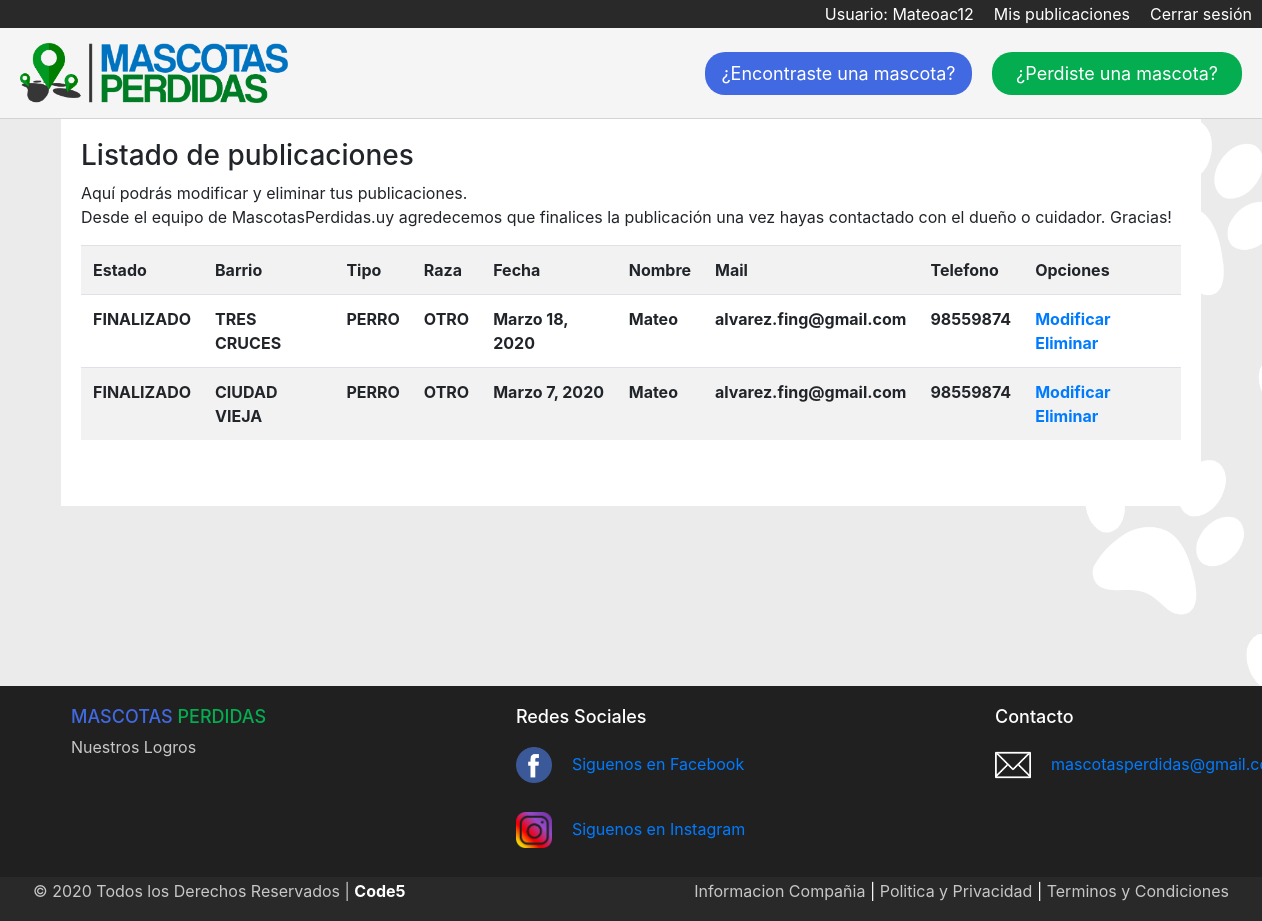
Screenshot of /listado_publicaciones/ (signed in) with the database file from the repository.
### Mascotas/models.py (models this page shows)
class MascotaPerdida(models.Model):
    estado = models.CharField(max_length=40)
    imagen = models.ImageField(null=True, blank=True)  # <---- NO SACAR EL NULL NI EL BLANK QUE SE ROMPE LA BBDD
    barrio = models.ForeignKey(Barrio, on_delete=models.CASCADE)
    tipo = models.ForeignKey(Tipo, on_delete=models.CASCADE)
    raza = models.ForeignKey(Raza, on_delete=models.CASCADE)
    fecha = models.DateField()
    nombre = models.CharField(max_length=40)
    mail = models.EmailField()
    telefono = models.IntegerField()
    descripcion = models.TextField()

class Barrio(models.Model):
    lugar = models.CharField(max_length=40)  # <---- Para indicar el barrio donde se perdio
    def __str__(self):
        return self.lugar

class Tipo(models.Model):
    especie = models.CharField(max_length=40)  # <---- Para indicar si es perro, gato, etc.
    def __str__(self):
        return self.especie

class Raza(models.Model):
    tipo = models.CharField(max_length=40)  # <---- Para indicar la raza del animal
    def __str__(self):
        return self.tipo

### Mascotasperdidas/views.py (the view)
# urls.py: path('listado_publicaciones/', Listado_publicaciones, name='listado_publicaciones'),
@login_required
def Listado_publicaciones(request):
    listado = MascotaPerdida.objects.order_by('-id')
    data = {
        'listado': listado
    }
    return render(request, 'listado_publicaciones.html', data)

### Mascotasperdidas/templates/listado_publicaciones.html (shortened to what this page needs)
{% extends 'base.html' %}
{% load static %}
{% block contenido %}
{% if user.is_authenticated %}
    <h3>Listado de publicaciones</h3>
    <p>Aquí podrás modificar y eliminar tus publicaciones. <br>
        Desde el equipo de MascotasPerdidas.uy agredecemos que finalices la publicación una vez hayas contactado con el dueño o cuidador. Gracias!</p>
    <table class="table table-striped">
        <tr>
            <th>Estado</th>
            <th>Barrio</th>
            <th>Tipo</th>
            <th>Raza</th>
            <th>Fecha</th>
            <th>Nombre</th>
            <th>Mail</th>
            <th>Telefono</th>
            <th>Opciones</th>
        </tr>
        {% for l in listado %}
            {% if user.email == l.mail %}
                <tr>
                    <th>{{ l.estado }}</th>
                    <th>{{ l.barrio }}</th>
                    <th>{{ l.tipo }}</th>
                    <th>{{ l.raza }}</th>
                    <th>{{ l.fecha }}</th>
                    <th>{{ l.nombre }}</th>
                    <th>{{ l.mail }}</th>
                    <th>{{ l.telefono }}</th>
                    <th>
                        <a href="{% url 'modificar_publicaciones' l.id %}">Modificar</a>
                        <a href="#" onclick="ConfirmarEliminacion({{l.id}})">Eliminar</a>
                    </th>
                </tr>
            {% endif %}
        {% endfor %}
    </table>
{% else %}
    <h3>Debe iniciar sesión para ver el listado</h3>
{% endif %}
{% endblock %}

### Mascotasperdidas/templates/base.html (shortened to what this page needs)
{% load static %}
<!DOCTYPE html>
<html lang="es">
<head>
    <link rel="stylesheet" href="https://stackpath.bootstrapcdn.com/bootstrap/4.4.1/css/bootstrap.min.css">
    <link rel="stylesheet" href="{% static 'css/style.css' %}">
</head>
<body>
    <div id="login_logout">
        {% if user.is_authenticated %}
            <a href="{% url 'logout' %}">Cerrar sesión</a>
            <a href="{% url 'listado_publicaciones' %}">Mis publicaciones</a>
            <a href="#">Usuario: {{ user.username }}</a>
        {% else %}
            <a href="{% url 'registro_usuario' %}">Registrarse</a>
            <a href="{% url 'login' %}">Iniciar sesión</a>
        {% endif %}
    </div>
    <header id="header_principal">
        <figure id="logotipo">
            <a href="{% url 'home' %}">
                <img src="{% static 'img/Logo.png' %} "alt="logo" height="60px">
            </a>
        </figure>
        <div id="encontrado_perdido">
            <a href="{% url 'nuevo_ingreso_encontrado' %}" id="boton_encontrada">¿Encontraste una mascota?</a>
            <a href="{% url 'nuevo_ingreso_perdido' %}" id="boton_perdida">¿Perdiste una mascota?</a>
        </div>
    </header>
    <section class="container">
        {% block contenido %}
        {% endblock %}
    </section>
    <footer>
        <div class="footer_principal">
             <div class="footer_alto">
                 <div class="columna_uno">
                     <h4><span style="color: royalblue;">MASCOTAS</span> <span style="color: rgb(3, 173, 80);">PERDIDAS</span></h4>
                     <a href="{% url 'historial' %}" class="copyright"> Nuestros Logros</a>
                 </div>
                 <div class="columna_dos">
                     <h4>Redes Sociales</h4>
                     <div class="contacto_redsocial">
                        <img src="{% static 'img/facebook.png' %}" height="36px">
                        <p><a href="https://www.facebook.com" target="_blank" onclick="myJsFunc();">Siguenos en Facebook</a></p>
                     </div>
                     <div class="contacto_redsocial">
                        <img src="{% static 'img/instagram.png' %}" height="36px">
                        <p><a href="https://www.instagram.com" target="_blank" onclick="myJsFunc();">Siguenos en Instagram</a></p>
                     </div>
                 </div>
                 <div class="columna_tres">
                     <h4>Contacto</h4>
                     <div class="contenido_columna_tres">
                        <img src="{% static 'img/contact.png' %}">
                        <p><a href="mailto:mascotasperdida@gmail.com " target="_blank" onclick="myJsFunc();">mascotasperdidas@gmail.com</a></p>
                     </div>
                 </div>
             </div>
         </div>
         <div class="footer_bajo">
                <div class="derechos_info">
                     <div>
                        <p class="copyright">© 2020 Todos los Derechos Reservados | <a href="">Code5</a></p>
                     </div>
                     <div class="informacion">
                         <a href="#">Informacion Compañia</a> | <a href="#">Politica y Privacidad</a> | <a href="#">Terminos y Condiciones</a>
                     </div>
                 </div>
             </div>
     </footer>
</body>
</html>

### Mascotasperdidas/static/css/style.css (style rules this page uses)
body { background: url('/static/img/background.png') no-repeat center center fixed; background-size: cover; min-height: 100vh; }
#login_logout { background-color: rgb(41, 41, 41); overflow: hidden; }
#login_logout > a { display: inline-block; padding: 2px 10px 0px 10px; color: white; text-decoration: none; border-bottom: rgb(41, 41, 41) 2px solid; float: right; }
#header_principal { padding: 15px 20px; background-color: whitesmoke; border-bottom: lightgray 1px solid; overflow: hidden; position: sticky; top: 0; z-index: 1; }
#logotipo { margin: 0; float: left; }
#encontrado_perdido { display: inline-block; float: right; position: relative; top: 9px; }
#boton_encontrada { display: inline-block; padding: 8px 16px; text-decoration: none; color: white; font-size: 18px; border-radius: 20px; min-width: 250px; text-align: center; background-color: royalblue; margin-right: 16px; }
#boton_perdida { display: inline-block; padding: 8px 16px; text-decoration: none; color: white; font-size: 18px; border-radius: 20px; min-width: 250px; text-align: center; background-color: rgb(3, 173, 80); }
.container { background-color: white; padding: 20px 20px 50px 20px; border: lightgrey 1px; }
footer { width: 100%; background: #202020; color: white; }
.footer_principal { width: 100%; max-width: 1200px; margin: auto; margin-top: 180px; padding: 20px 40px; }
.footer_alto { display: flex; justify-content: space-between; }
.columna_uno { max-width: 400px; }
.columna_uno h4 { font-size: 18px; }
.columna_dos { max-width: 400px; }
.columna_dos h4 { font-size: 18px; }
.contacto_redsocial { margin-top: 20px; display: flex; }
.contacto_redsocial p { margin-top: 5px; margin-left: 20px; }
.columna_tres { max-width: 400px; }
.columna_tres h4 { font-size: 18px; }
.contenido_columna_tres { margin-top: 20px; display: flex; }
.contenido_columna_tres img { width: 36px; height: 36px; }
.contenido_columna_tres p { margin-top: 5px; margin-left: 20px; max-width: 140px; }
.footer_bajo { width: 100%; background: rgb(41, 41, 41); }
.derechos_info { max-width: 1200px; margin: auto; display: flex; justify-content: space-between; padding: 2px; }
.copyright { color: #C7C7C7; }
.copyright a { text-decoration: none; color: white; font-weight: bold; }
.informacion a { text-decoration: none; color: #C7C7C7; }

### rows the page displays
MascotaPerdida: estado "FINALIZADO", barrio "TRES CRUCES", tipo "PERRO", raza "OTRO", fecha "Marzo 18, 2020", nombre "Mateo", mail "alvarez.fing@gmail.com", telefono "98559874"
MascotaPerdida: estado "FINALIZADO", barrio "CIUDAD VIEJA", tipo "PERRO", raza "OTRO", fecha "Marzo 7, 2020", nombre "Mateo", mail "alvarez.fing@gmail.com", telefono "98559874"

### other values shown
{{ user.username }} "Mateoac12"
